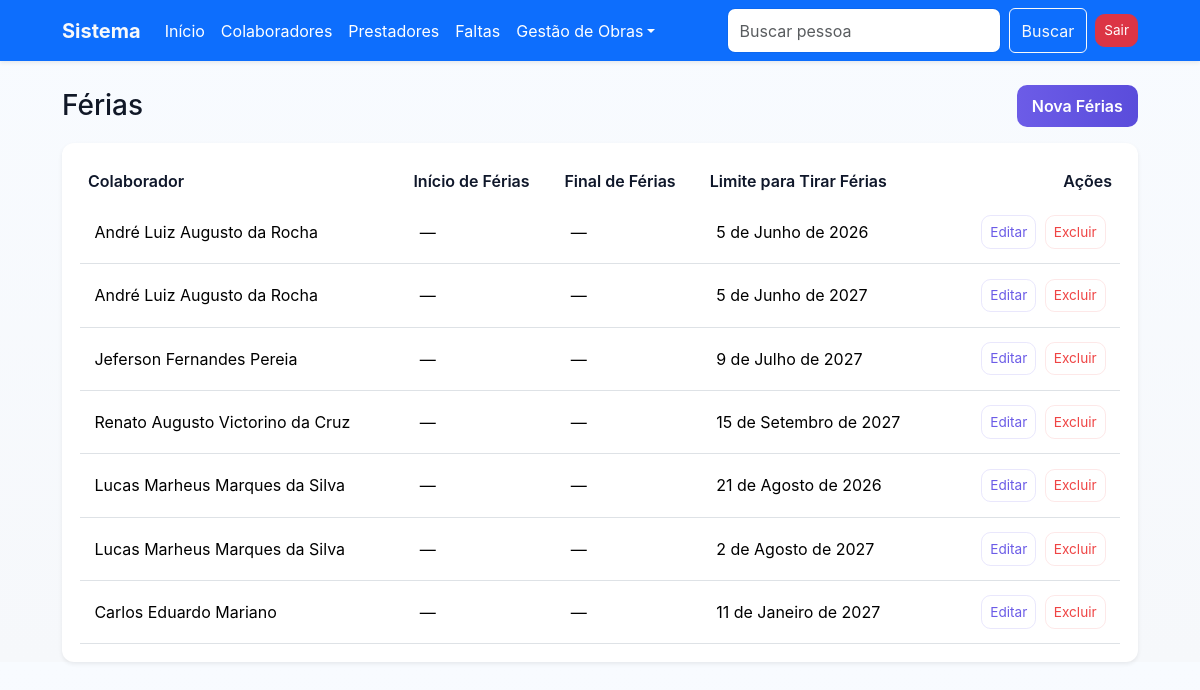
/ferias/ (signed in), run on an earlier commit of the app's database.
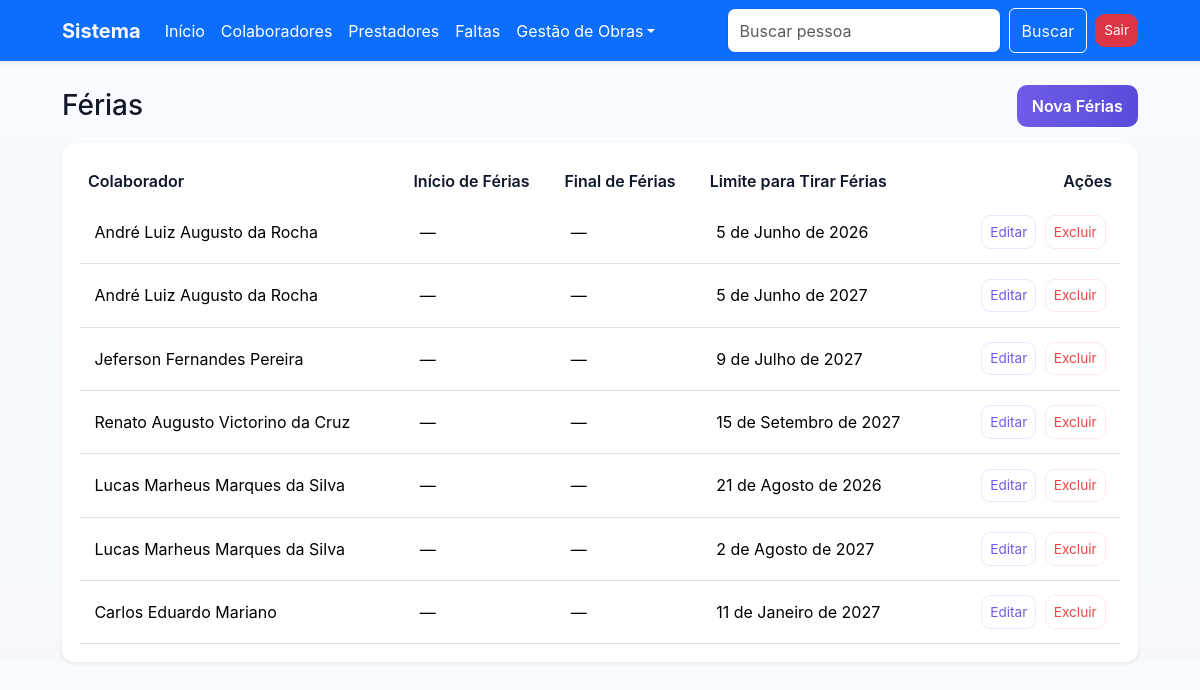
And on a later commit of the database.
### cadastro/models.py (models this page shows, shortened)
class Ferias(models.Model):
    nome = models.ForeignKey(Pessoa, on_delete=models.CASCADE)
    data_admissao = models.DateField('Data de Admissão', null=True, blank=True)
    data_limite = models.DateField('Vencimento das Férias', null=True, blank=True)
    periodo_aquisitivo = models.DateField('Início Aquisitivo', null=True, blank=True)
    fim_aquisitivo = models.DateField('Fim Aquisitivo', null=True, blank=True)
    limite_gozo = models.DateField('Limite para Gozo', null=True, blank=True)
    inicio_gozo = models.DateField('Início do Gozo', null=True, blank=True)
    fim_gozo = models.DateField('Fim do Gozo', null=True, blank=True)

class Pessoa(models.Model):
    nome = models.CharField('Nome', max_length=100)
    data_admissao = models.DateField(
        'Data de Admissão', null=True, blank=True)
    funcao = models.CharField('Função', max_length=100, null=True, blank=True)
    endereco = models.CharField(
        'Endereço', max_length=255, null=True, blank=True)
    documento = models.CharField(
        'Documento', max_length=50, null=True, blank=True)
    prestador = models.ForeignKey(
        'Prestador', on_delete=models.CASCADE, null=True, blank=True)

### cadastro/views.py (the view)
# urls.py: path('ferias/', FeriasListView.as_view(), name='ferias-list'),
class FeriasListView(LoginRequiredMixin, ListView):
    model = Ferias
    template_name = 'ferias_list.html'
    context_object_name = 'ferias'
    ordering = ['nome']

### usuario/views.py (called while the page is built)
    def dispatch(self, request, *args, **kwargs):
        if not request.session.get('logado'):
            messages.error(
                request, 'Acesso negado. Por favor, realize o login.')
            return redirect('usuario_login')
        return super().dispatch(request, *args, **kwargs)

### cadastro/templates/ferias_list.html (shortened to what this page needs)
{% extends 'base.html' %}
{% load static %}
{% block content %}
<div class="d-flex justify-content-between align-items-center mb-3">
  <h3 class="mb-0">Férias</h3>
  <div>
    <a href="{% url 'ferias-create' %}" class="btn btn-primary">Nova Férias</a>
  </div>
</div>
<div class="card shadow-sm">
  <div class="card-body p-0">
    <div class="table-responsive">
      <table class="table table-hover mb-0">
        <thead class="table-light">
          <tr>
            <th>Colaborador</th>
            <th>Início de Férias</th>
            <th>Final de Férias</th>
            <th>Limite para Tirar Férias</th>
            <th class="text-end">Ações</th>
          </tr>
        </thead>
        <tbody>
          {% for obj in ferias %}
            <tr>
              <td>{{ obj.nome.nome }}</td>
              <td>{{ obj.inicio_gozo|default:'—' }}</td>
              <td>{{ obj.fim_gozo|default:'—' }}</td>
              <td>{{ obj.limite_gozo|default:'—' }}</td>
              <td class="text-end">
                <a href="{% url 'ferias-update' obj.pk %}" class="btn btn-sm btn-outline-primary me-1">Editar</a>
                <a href="{% url 'ferias-delete' obj.pk %}" class="btn btn-sm btn-outline-danger">Excluir</a>
              </td>
            </tr>
          {% empty %}
            <tr><td colspan="4" class="text-center py-4">Nenhuma férias encontrada.</td></tr>
          {% endfor %}
        </tbody>
      </table>
    </div>
  </div>
</div>
{% endblock %}

What changed in the data, as far as the page shows it:
changed through a linked row, Ferias: nome.nome "Jeferson Fernandes Pereia" → "Jeferson Fernandes Pereira"
